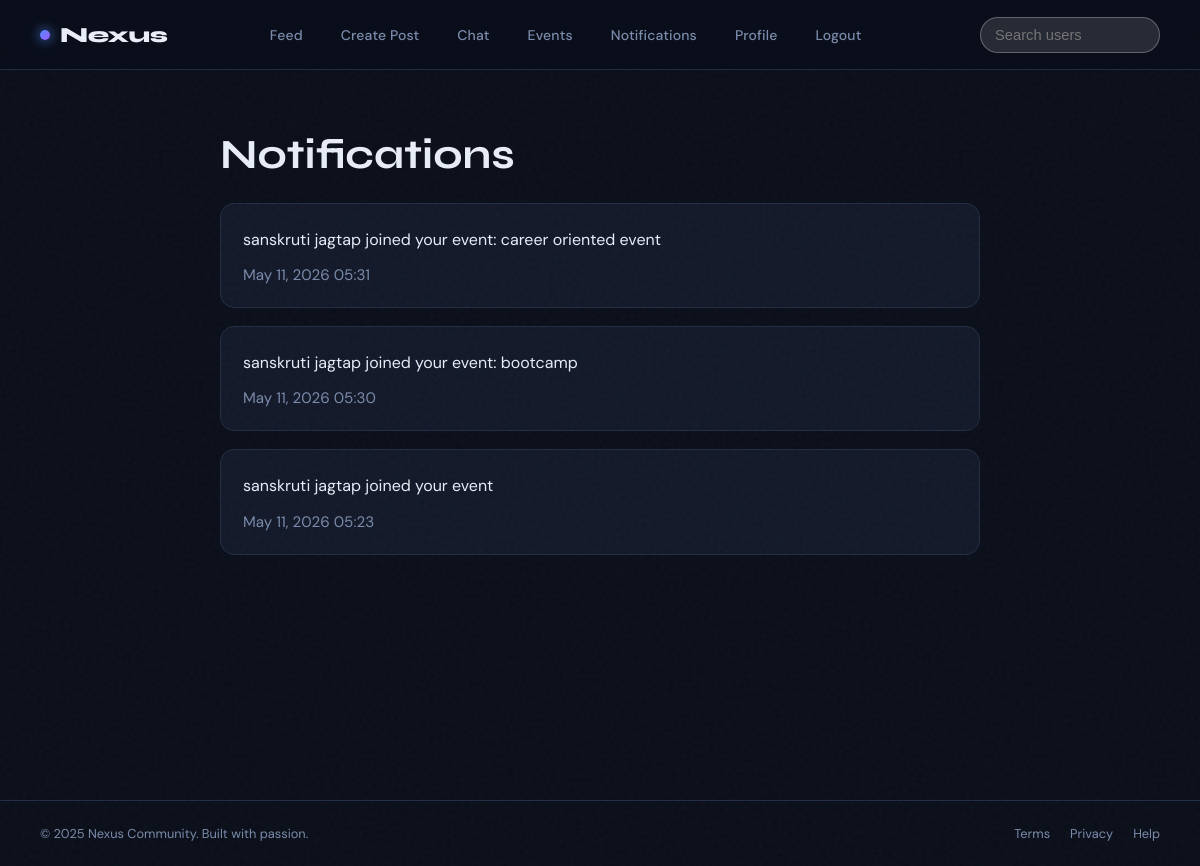
The app's page /notifications/ (signed in) with its own data.
### event/models.py (models this page shows)
class Notification(models.Model):
    user = models.ForeignKey(
        User,
        on_delete=models.CASCADE
    )
    event = models.ForeignKey(
        Event,
        on_delete=models.CASCADE,
        null=True,
        blank=True
    )
    message = models.CharField(max_length=200)
    is_read = models.BooleanField(default=False)
    created_at = models.DateTimeField(auto_now_add=True)

### event/views.py (the view)
@login_required
def notifications_page(request):
    notifications = Notification.objects.filter(
        user=request.user
    ).order_by('-created_at')
    return render(
        request,
        'event/notifications.html',
        {'notifications': notifications}
    )

### event/templates/event/notifications.html (shortened to what this page needs)
{% extends 'index.html' %}
{% block content %}
<div class="notifications-page">
    <h1>Notifications</h1>
    {% for notification in notifications %}
    <div class="notification-card">
        <p>{{ notification.message }}</p>
        <div class="notification-timestamp">{{ notification.created_at|date:'M j, Y H:i' }}</div>
    </div>
    {% empty %}
    <div class="empty-message">No notifications yet.</div>
    {% endfor %}
</div>
{% endblock %}

### app/templates/index.html (style rules this page uses)
*, *::before, *::after { box-sizing: border-box; margin: 0; padding: 0; }
:root { --bg: #0b0f1a; --surface: #131929; --surface2: #1a2235; --border: #222d44; --accent: #4f8cff; --accent2: #a259ff; --gold: #f5c842; --text: #e8edf8; --muted: #7a8bab; --danger: #ff5a6e; --success: #3ddcac; --radius: 14px; --nav-h: 70px; }
html { scroll-behavior: smooth; }
body { font-family: 'DM Sans', sans-serif; background: var(--bg); color: var(--text); min-height: 100vh; overflow-x: hidden; }
body::before { content: ''; position: fixed; inset: 0; opacity: 0.03; pointer-events: none; z-index: 0; }

### event/templates/event/notifications.html (style rules this page uses)
.notifications-page { max-width: 800px; margin: 0 auto; padding: 60px 20px 100px; }
.notifications-page h1 { font-family: 'Syne', sans-serif; font-size: 2.6rem; margin-bottom: 24px; color: var(--text); }
.notification-card { background: var(--surface); border: 1px solid var(--border); border-radius: var(--radius); padding: 22px; margin-bottom: 18px; }
.notification-card p { margin: 0; color: var(--text); line-height: 1.7; }
.notification-timestamp { margin-top: 12px; color: var(--muted); font-size: 0.95rem; }

### records on screen
Notification: message "sanskruti jagtap joined your event: career oriented event", created_at "May 11, 2026 05:31"
Notification: message "sanskruti jagtap joined your event: bootcamp", created_at "May 11, 2026 05:30"
Notification: message "sanskruti jagtap joined your event", created_at "May 11, 2026 05:23"
